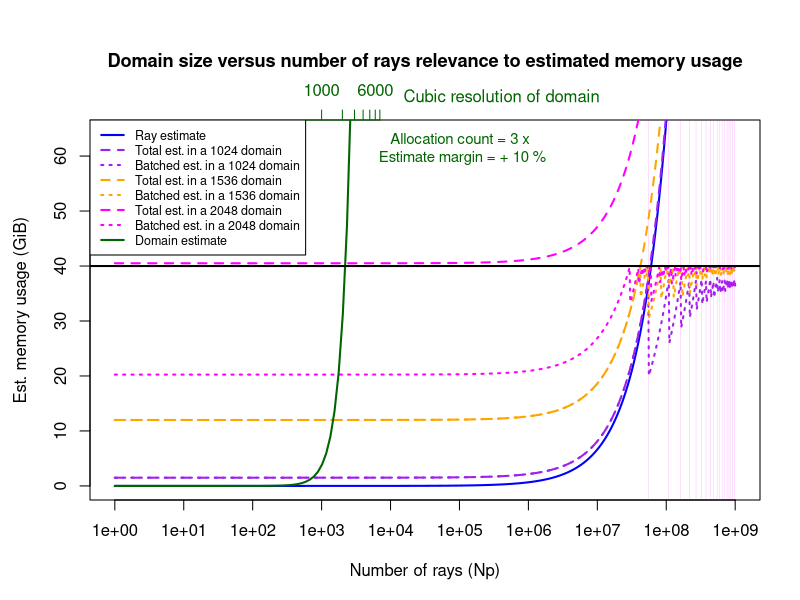

This chart was generated by the following R code:
# Create a timestamp string
timestamp <- format(Sys.time(), "%Y%m%d-%H%M%S")
pdf_file <- paste0("domain_vs_rays", "_", timestamp, ".pdf")

pdf(pdf_file, width = 8, height = 6)
par(mar = c(5, 4, 5, 2))  # Extra space at the top for 2nd x-axis

single_ray_estimate = 712
ray_estimate <- function(x, ray_size_bytes = single_ray_estimate) {
  (x * ray_size_bytes) / (1024 * 1024 * 1024) # Bytes to GiB
}

domain_estimate <- function(x, y, z) {
  (x / 1024) * (y / 1024) * (z / 1024) * (32 / 8)
}

leeway_factor_default = 1.1
allocation_count_default = 3

batcher_results <- function(dims, Np_vec, mem_available_gb = 40, leeway_factor = leeway_factor_default, ray_size_bytes = 712, allocation_count = allocation_count_default) {
  # Convert memory available to bytes
  mem_available <- mem_available_gb * (1024^3)

  # Predicted domain allocation (in bytes)
  predicted_domain_allocation <- domain_estimate(dims, dims, dims) * (1024^3)

  # Allocate result vector
  results <- numeric(length(Np_vec))

  for (i in seq_along(Np_vec)) {
    Np <- Np_vec[i]

    ray_memory_raw <- ray_size_bytes * Np

    ray_batch_count <- max(1, ceiling(ray_memory_raw * leeway_factor / mem_available))
    domain_region_count <- max(1, ceiling((predicted_domain_allocation * allocation_count) / (mem_available - ceiling(ray_memory_raw / ray_batch_count))))

    # Store result in GiB
    results[i] <- domain_estimate(dims, dims, dims %/% domain_region_count) * allocation_count + ray_estimate(Np %/% ray_batch_count, ray_size_bytes)
  }

  return(results)
}

x1 <- 10^seq(0, 9, length.out = 1000)
y1 <- ray_estimate(x1)

x2 <- 2^seq(0, log(4096 + 2048, base = 2), length.out = 64)
y2 <- domain_estimate(x2, x2, x2)

ylim_range <- range(c(y1, y2))
ylim_capped <- c(ylim_range[1], min(ylim_range[-1], 64))

# Main plot with base-10 log x-axis
# bottom, left, top, right
par(mar = c(5, 4.5, 6, 2))  # Increase top and left margin
plot(x1, y1, type = "l", col = "blue", lwd = 2,
     xlab = "Number of rays (Np)", ylab = "Est. memory usage (GiB)",
     main = "Domain size versus number of rays relevance to estimated memory usage",
     ylim = ylim_capped,
     log = "x", # base-10 log scale on x-axis
     cex.main = 1.1 # make main text slightly larger
)

find_peaks <- function(y, min_prominence = 0.45) {
  peak_indices <- which(diff(sign(diff(y))) == -2) + 1  # basic local maxima

  # Filter by prominence (height difference from neighbors)
  prominences <- pmin(y[peak_indices] - y[peak_indices - 1],
                      y[peak_indices] - y[peak_indices + 1])

  # Keep only peaks above prominence threshold
  peak_indices[prominences > min_prominence]
}

# Additional ray lines (same x scale, so log scale is automatic)
y1_512 <- y1 + domain_estimate(512, 512, 512) * allocation_count_default
y1_batched_512 <- batcher_results(512, x1)
lines(x1, y1_512, col = "purple", lwd = 2, lty = 2)
lines(x1, y1_batched_512, col = "purple", lwd = 2, lty = 3)

# Add vertical lines at each peak
peaks_512 <- find_peaks(y1_batched_512)
for (i in peaks_512) {
  # adjustcolor("purple", alpha.f = 0.3)
  abline(v = x1[i], col = rgb(1, 0, 1, alpha = 0.25), lwd = 0.5, lty = 1)
}

y1_1024 <- y1 + domain_estimate(1024, 1024, 1024) * allocation_count_default
lines(x1, y1_1024, col = "orange", lwd = 2, lty = 2)
lines(x1, batcher_results(1024, x1), col = "orange", lwd = 2, lty = 3)

y1_1536 <- y1 + domain_estimate(1536, 1536, 1536) * allocation_count_default
lines(x1, y1_1536, col = "magenta", lwd = 2, lty = 2)
lines(x1, batcher_results(1536, x1), col = "magenta", lwd = 2, lty = 3)
# Overlay second plot (domain estimate) without axes
par(new = TRUE)

plot(x2, y2, type = "l", col = "darkgreen", lwd = 2,
     axes = FALSE, xlab = "", ylab = "", main = "",
     log = "x",  # Important! match log10 scale of bottom axis
     xlim = range(x1),  # ensure x ranges match exactly
     ylim = ylim_capped  # same y limits
)

abline(h = 40, col = "black", lwd = 2, lty = 1)

axis(side = 3, at = pretty(x2), labels = pretty(x2), col = "darkgreen", col.axis = "darkgreen")

par(xpd = TRUE)
# par("usr")[4] represents the maximum height
text(x = 11000, y = par("usr")[4] + 4, labels = "Cubic resolution of domain", col = "darkgreen", pos = 4)
par(xpd = FALSE)

text(
  x = 110000,
  y = par("usr")[4] - 5,
  labels = paste("Allocation count =", allocation_count_default, "x \nEstimate margin = +", (leeway_factor_default - 1) * 100, "%"),
  col = "darkgreen",
  cex = 0.9
)

legend("topleft",
       legend = c("Ray estimate",
                  "Total est. in a 1024 domain", "Batched est. in a 1024 domain",
                  "Total est. in a 1536 domain", "Batched est. in a 1536 domain",
                  "Total est. in a 2048 domain", "Batched est. in a 2048 domain",
                  "Domain estimate"),
       col = c("blue", "purple", "purple", "orange", "orange", "magenta", "magenta", "darkgreen"),
       lty = c(1, 2, 3, 2, 3, 2, 3, 1), lwd = 2, cex = 0.75)

dev.off()
